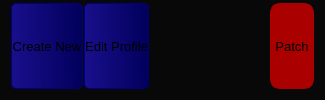
          <widget class="QWidget" name="widget_12" native="true">
           <property name="minimumSize">
            <size>
             <width>0</width>
             <height>0</height>
            </size>
           </property>
           <property name="styleSheet">
            <string notr="true">background-color: rgb(8, 8, 8);</string>
           </property>
           <layout class="QHBoxLayout" name="horizontalLayout_6">
            <property name="spacing">
             <number>1</number>
            </property>
            <property name="topMargin">
             <number>3</number>
            </property>
            <item>
             <widget class="QPushButton" name="pbCreateNew_3">
              <property name="sizePolicy">
               <sizepolicy hsizetype="Preferred" vsizetype="Preferred">
                <horstretch>0</horstretch>
                <verstretch>0</verstretch>
               </sizepolicy>
              </property>
              <property name="minimumSize">
               <size>
                <width>0</width>
                <height>0</height>
               </size>
              </property>
              <property name="font">
               <font>
                <pointsize>10</pointsize>
               </font>
              </property>
              <property name="styleSheet">
               <string notr="true">QPushButton{background-color:qlineargradient(spread:pad, x1:0, y1:0.573, x2:1, y2:0.545, stop:0 rgba(25, 15, 140, 255), stop:1 rgba(1, 0, 91, 255));border-style: solid;border-color: rgb(0, 0, 127);border-width: 1px;border-radius: 5px;}
</string>
              </property>
              <property name="text">
               <string>Create New</string>
              </property>
             </widget>
            </item>
            <item>
             <widget class="QPushButton" name="pbEditProfile_3">
              <property name="sizePolicy">
               <sizepolicy hsizetype="Preferred" vsizetype="Preferred">
                <horstretch>0</horstretch>
                <verstretch>0</verstretch>
               </sizepolicy>
              </property>
              <property name="minimumSize">
               <size>
                <width>0</width>
                <height>0</height>
               </size>
              </property>
              <property name="font">
               <font>
                <pointsize>10</pointsize>
               </font>
              </property>
              <property name="styleSheet">
               <string notr="true">QPushButton{background-color:qlineargradient(spread:pad, x1:0, y1:0.573, x2:1, y2:0.545, stop:0 rgba(25, 15, 140, 255), stop:1 rgba(1, 0, 91, 255));border-style: solid;border-color: rgb(0, 0, 127);border-width: 1px;border-radius: 5px;}
</string>
              </property>
              <property name="text">
               <string>Edit Profile</string>
              </property>
             </widget>
            </item>
            <item>
             <spacer name="horizontalSpacer_3">
              <property name="orientation">
               <enum>Qt::Horizontal</enum>
              </property>
              <property name="sizeType">
               <enum>QSizePolicy::Maximum</enum>
              </property>
              <property name="sizeHint" stdset="0">
               <size>
                <width>120</width>
                <height>20</height>
               </size>
              </property>
             </spacer>
            </item>
            <item>
             <widget class="QPushButton" name="pbPatch_3">
              <property name="sizePolicy">
               <sizepolicy hsizetype="Preferred" vsizetype="Preferred">
                <horstretch>0</horstretch>
                <verstretch>0</verstretch>
               </sizepolicy>
              </property>
              <property name="minimumSize">
               <size>
                <width>0</width>
                <height>0</height>
               </size>
              </property>
              <property name="font">
               <font>
                <pointsize>10</pointsize>
               </font>
              </property>
              <property name="styleSheet">
               <string notr="true">QPushButton{background-color: rgb(170, 0, 0);border-style: solid;border-color: rgb(170, 0, 0);border-width: 5px;border-radius: 10px;} </string>
              </property>
              <property name="text">
               <string>Patch</string>
              </property>
             </widget>
            </item>
           </layout>
          </widget>
